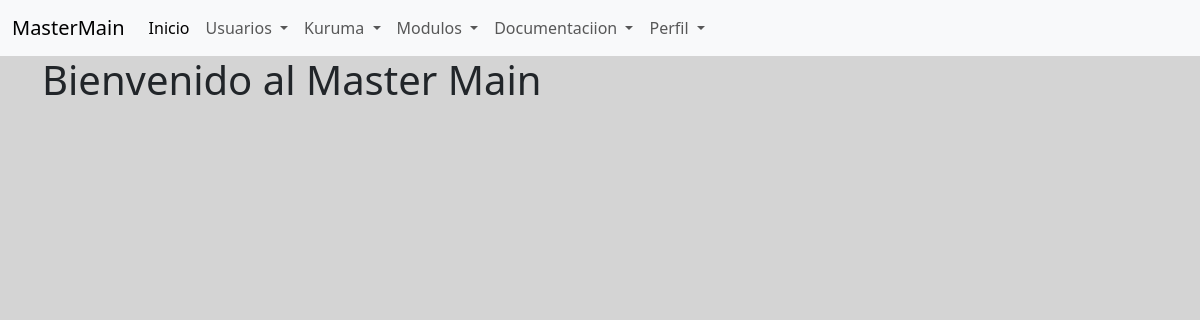
Page / (signed in) on the earlier database version.
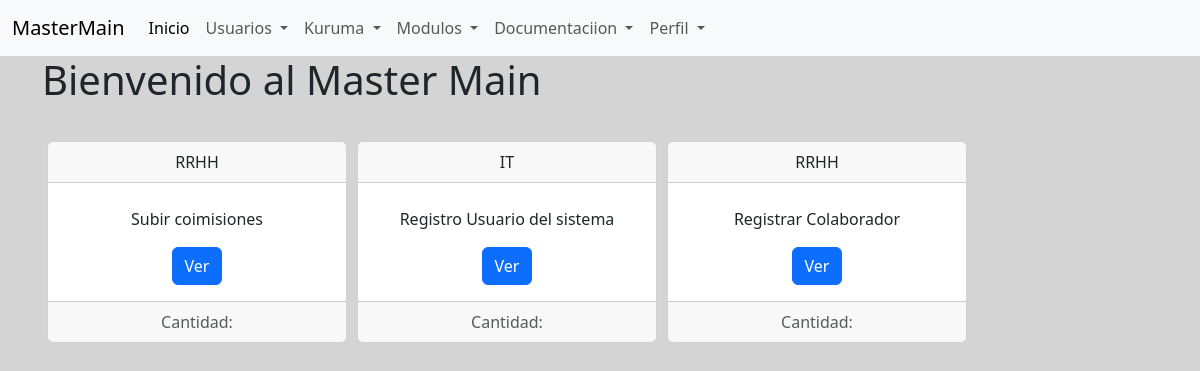
Same page on the later database version.
### tables this page shows
CREATE TABLE `jos` (
  `id` int(11) NOT NULL,
  `departamento` varchar(100) NOT NULL,
  `descripcion` varchar(500) NOT NULL,
  `stat` int(1) NOT NULL,
  `date_log` timestamp NOT NULL DEFAULT current_timestamp(),
  `titulo` varchar(100) NOT NULL
);

### models/JobsModel.php (called while the page is built, shortened)
<?php
class JobsModel extends Database {
    public function jobs_list() {
        $conn = $this->getMySQLConnection();
        $stmt = $conn->prepare("SELECT * FROM jos");
        $stmt->execute();
        return $stmt->fetchAll(PDO::FETCH_ASSOC);
    }
}

### controllers/JobsController.php (called while the page is built, shortened)
<?php
require_once 'models/JobsModel.php';
class JobsController {
    private $model;
    public function __construct() {
        $this->model = new JobsModel();
    }
    public function jobs_list(){
        $datos = $this->model->jobs_list();
        return $datos;
    }
}

### views/main.php (the view, shortened to what this page needs)
<?php include 'header.php'; ?>
<?php include 'menu.php'; ?>
<div class="container">
    <h1>Bienvenido al Master Main</h1>
    <br>
    <?php foreach ($jobsController->jobs_list() as $key => $value) { ?>
        <div class="card text-center" style="width:300px; float:left; margin:5px;">
            <div class="card-header">
                <?php echo $value['departamento']; ?>
            </div>
            <div class="card-body">
                <p class="card-text"><?php echo $value['descripcion']; ?></p>
                <button type="button" class="btn btn-primary" data-bs-toggle="modal" data-bs-target="#modalDinamica" onclick="modal_dinamica(<?php echo $value['id']; ?>)">
                    Ver
                </button>
            </div>
            <div class="card-footer text-body-secondary">
                Cantidad:
            </div>
        </div>
    <?php } ?>
</div>
<?php include 'footer.php'; ?>

Differences in the rows shown:
added jos: departamento "RRHH", descripcion "Subir coimisiones"
added jos: departamento "IT", descripcion "Registro Usuario del sistema"
added jos: departamento "RRHH", descripcion "Registrar Colaborador"
